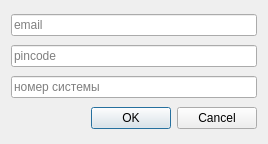
<?xml version="1.0" encoding="UTF-8"?>
<ui version="4.0">
 <class>AuthDialog</class>
 <widget class="QDialog" name="AuthDialog">
  <property name="geometry">
   <rect>
    <x>0</x>
    <y>0</y>
    <width>268</width>
    <height>144</height>
   </rect>
  </property>
  <property name="windowTitle">
   <string>Auth</string>
  </property>
  <layout class="QGridLayout" name="gridLayout">
   <item row="3" column="0">
    <widget class="QDialogButtonBox" name="buttonBox">
     <property name="orientation">
      <enum>Qt::Horizontal</enum>
     </property>
     <property name="standardButtons">
      <set>QDialogButtonBox::Cancel|QDialogButtonBox::Ok</set>
     </property>
    </widget>
   </item>
   <item row="1" column="0">
    <widget class="QLineEdit" name="lineEditAuthPincode">
     <property name="placeholderText">
      <string>pincode</string>
     </property>
    </widget>
   </item>
   <item row="0" column="0">
    <widget class="QLineEdit" name="lineEditAuthEmail">
     <property name="placeholderText">
      <string>email</string>
     </property>
    </widget>
   </item>
   <item row="2" column="0">
    <widget class="QLineEdit" name="lineEditSystemId">
     <property name="placeholderText">
      <string>номер системы</string>
     </property>
    </widget>
   </item>
  </layout>
 </widget>
 <tabstops>
  <tabstop>lineEditAuthEmail</tabstop>
  <tabstop>lineEditAuthPincode</tabstop>
  <tabstop>lineEditSystemId</tabstop>
 </tabstops>
 <resources/>
 <connections>
  <connection>
   <sender>buttonBox</sender>
   <signal>accepted()</signal>
   <receiver>AuthDialog</receiver>
   <slot>accept()</slot>
   <hints>
    <hint type="sourcelabel">
     <x>227</x>
     <y>113</y>
    </hint>
    <hint type="destinationlabel">
     <x>157</x>
     <y>143</y>
    </hint>
   </hints>
  </connection>
  <connection>
   <sender>buttonBox</sender>
   <signal>rejected()</signal>
   <receiver>AuthDialog</receiver>
   <slot>reject()</slot>
   <hints>
    <hint type="sourcelabel">
     <x>258</x>
     <y>119</y>
    </hint>
    <hint type="destinationlabel">
     <x>267</x>
     <y>143</y>
    </hint>
   </hints>
  </connection>
 </connections>
</ui>
